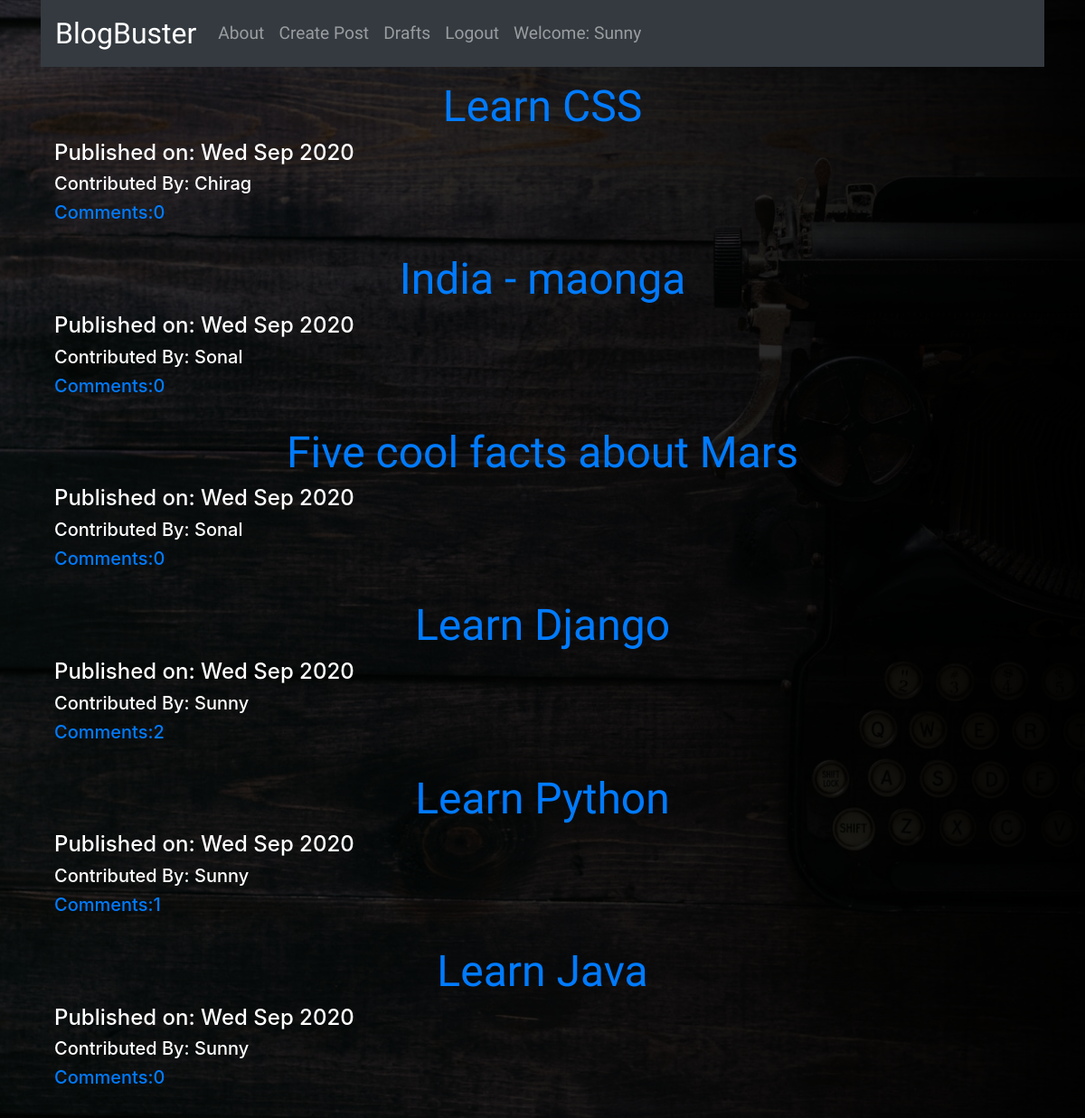
The app's page / (signed in) with its own data.
### blog/models.py (models this page shows, shortened)
class Post(models.Model):
    author = models.ForeignKey(User,on_delete=models.SET(get_dummy_user))
    title = models.CharField(max_length=264)
    text = models.TextField()
    create_date = models.DateTimeField(default=timezone.now)
    published_date = models.DateTimeField(blank=True,null=True)
    def approved_comments(self):
        return self.comments.filter(approved_comment=True)

### blog/views.py (the view)
# urls.py: path('',views.PostListView.as_view(),name='post_list'),
class PostListView(ListView):
    model = Post
    def get_queryset(self):
        return Post.objects.filter(published_date__lte=timezone.now()).order_by('-published_date')

### blog/templates/blog/post_list.html (shortened to what this page needs)
{% extends 'base.html' %}
{% block content %}
<div class="centerstage">
    {% for post in post_list %}
    <div class="post">
        <h1 class="post-title loader"><a href="{% url 'post_detail' pk=post.pk %}">{{post.title}}</a></h1>
        <div class="date">
            <h4>Published on: {{post.published_date|date:"D M Y"}}</h4>
            <h5>Contributed By: {{post.author|title}}</h5>
        </div>
        <a href="{% url 'post_detail' pk=post.pk %}"><h5>Comments:{{post.approved_comments.count}}</h5></a>
    </div>
    <hr>
    {% endfor %}
</div>
{% endblock %}

### templates/base.html (shortened to what this page needs)
<!DOCTYPE html>
{% load static %}
<html lang="en">
<head>
  <link rel="stylesheet" href="https://stackpath.bootstrapcdn.com/bootstrap/4.5.2/css/bootstrap.min.css"
>
  <link rel="stylesheet" href="//cdn.jsdelivr.net/npm/medium-editor@latest/dist/css/medium-editor.min.css"
    type="text/css" media="screen" charset="utf-8">
  <link rel="stylesheet" href="{% static 'css/blog.css' %}">
</head>
<body>
    <div class="container">
      <nav class="navbar navbar-expand-lg navbar-dark bg-dark ">
        <a class="navbar-brand nav-text" href="{% url 'post_list' %}">BlogBuster</a>
        <div class="collapse navbar-collapse" id="navbarNav">
          <ul class="navbar-nav">
            <li class="nav-item">
              <a class="nav-link nav-text-items" href="{% url 'about' %}">About</a>
            </li>
            {% if user.is_authenticated %}
            <li class="nav-item ">
              <a class="nav-link nav-text-items" href="{% url 'post_create' %}">Create Post</a>
            </li>
            <li class="nav-item">
              <a class="nav-link nav-text-items" href="{% url 'draft_lists' %}">Drafts</a>
            </li>
            <li class="nav-item">
              <a class="nav-link nav-text-items" href="{% url 'logout' %}?next=/">Logout</a>
            </li>
            <li class="nav-item">
              <a class="nav-link nav-text-items"> Welcome: {{user.username|title}}</a>
            </li>
            {% endif %}
          </ul>
        </div>
      </nav>
      <div class="content container">
            <div class="blog_post">
              {% block content %}
              {% endblock %}
            </div>
          </div>
        </div>
</body>
</html>

### blog/static/css/blog.css (style rules this page uses)
body { background-image: linear-gradient(to right, #00000081,#000000f8), url('../images/back-ground1.jpg'); background-position: center; background-size: cover; color: white; }
.loader { filter:hue-rotate(0deg); color: linear-gradient(45deg,rgb(0, 255, 115),rgb(0, 255, 170)); animation:hue 5000ms infinite linear; }
.nav-text { font-size: 2em; font-family: 'Grandstander', cursive; font-weight: 500; }
.nav-text-items { font-size: 1.2em; font-family: 'Grandstander', cursive; font-weight: 500; }
.centerstage { margin: auto; }
.post-title { font-family: 'Grandstander', sans-serif; font-size: 3em; text-align: center; margin-top: 15px; }
.centerstage { margin-left: auto; margin-right: auto; }

### records on screen
Post: title "Learn CSS", published_date "Wed Sep 2020", author "Chirag", approved_comments.count "0"
Post: title "India - maonga", published_date "Wed Sep 2020", author "Sonal", approved_comments.count "0"
Post: title "Five cool facts about Mars", published_date "Wed Sep 2020", author "Sonal", approved_comments.count "0"
Post: title "Learn Django", published_date "Wed Sep 2020", author "Sunny", approved_comments.count "2"
Post: title "Learn Python", published_date "Wed Sep 2020", author "Sunny", approved_comments.count "1"
Post: title "Learn Java", published_date "Wed Sep 2020", author "Sunny", approved_comments.count "0"

### other values on screen
{{ user.username|title }} "Sunny"
